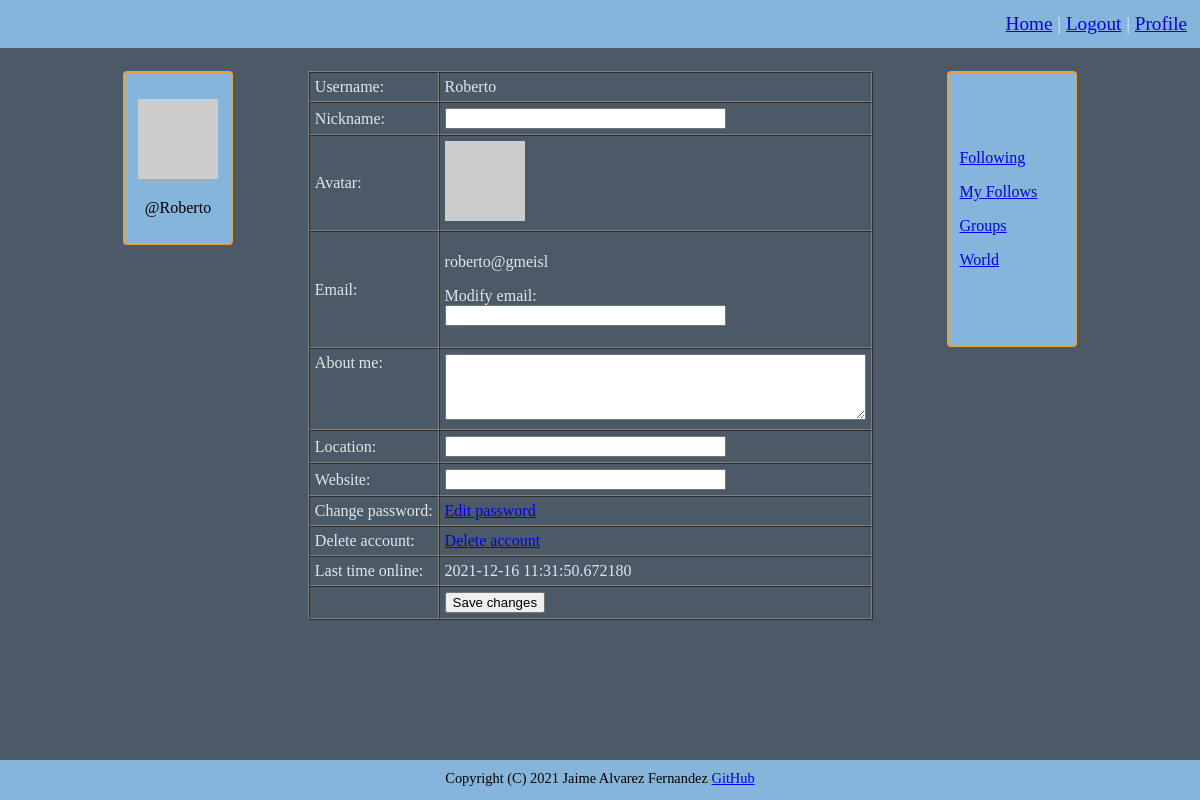
The page /profile (signed in) on the database as committed earlier.
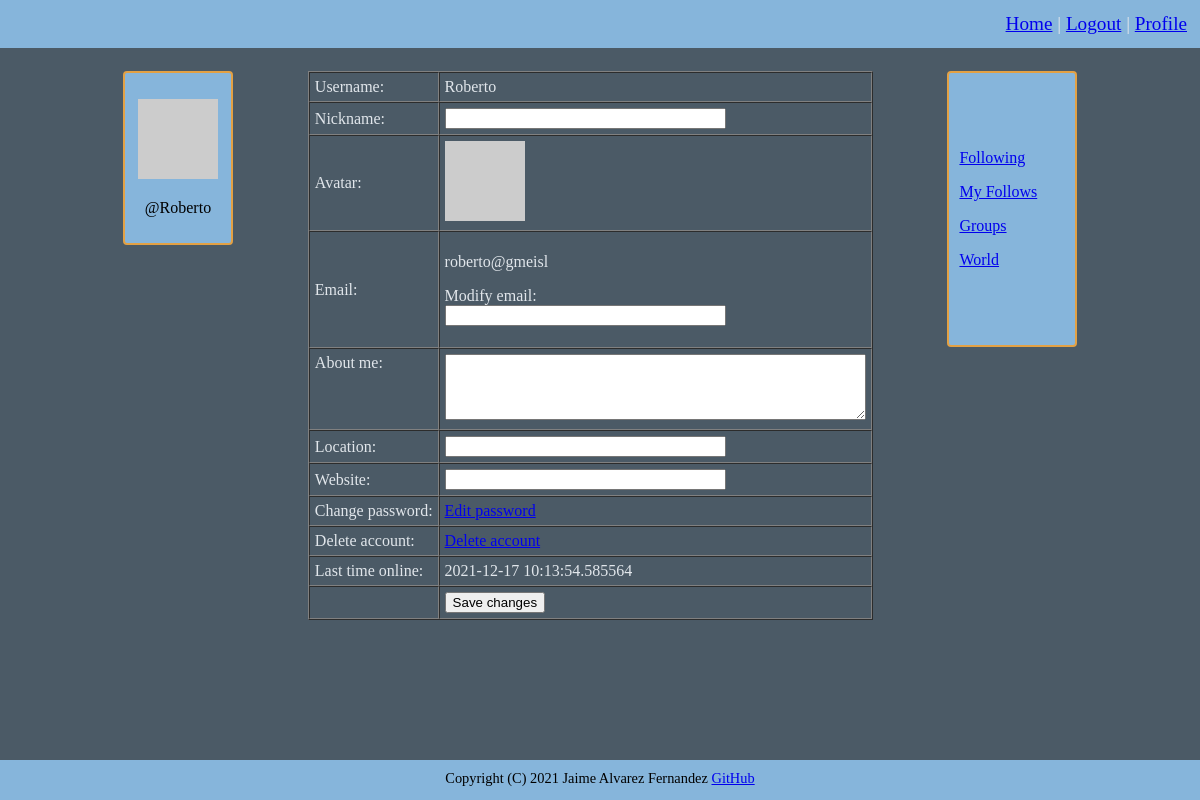
The same page on the database as committed later.
### connect/models.py (models this page shows, shortened)
class User(UserMixin, db.Model):
    id = db.Column(db.Integer, primary_key=True)
    username = db.Column(db.String(64), index=True, unique=True)
    email = db.Column(db.String(120), index=True, unique=True)
    nickname = db.Column(db.String(64))
    password = db.Column(db.String(128))
    about_me = db.Column(db.String(140))
    location = db.Column(db.String(64))
    website = db.Column(db.String(120))
    last_seen = db.Column(db.DateTime, default=datetime.datetime.utcnow)
    posts = db.relationship('Posts', backref='author', lazy='dynamic')
    friends = db.relationship('Friends', backref='anchor', lazy='dynamic')
    followed = db.relationship('User',
                               secondary=followers,
                               primaryjoin=(followers.c.follower_id == id),
                               secondaryjoin=(followers.c.followed_id == id),
                               backref=db.backref('followers', lazy='dynamic'), lazy='dynamic')
    starred = db.relationship('Posts',
                              secondary=stars,
                              backref=db.backref('awarded_stars', lazy='dynamic'), lazy='dynamic')
    def avatar(self, size):
        digest = md5(self.email.lower().encode('utf-8')).hexdigest()
        return f'https://www.gravatar.com/avatar/{digest}?d=identicon&s={size}'

### connect/routing.py (the view)
@app.route('/profile', methods=['GET', 'POST'])
@flask_login.login_required
def profile():
    form = forms.EditProfileForm()
    if form.validate_on_submit():
        if form.user_email.data != '':
            flask_login.current_user.email = form.user_email.data
        flask_login.current_user.about_me = form.about_me.data
        flask_login.current_user.location = form.location.data
        flask_login.current_user.website = form.website.data
        flask_login.current_user.nickname = form.nickname.data
        db.session.commit()
        flask.flash('Your changes have been saved.')
        return flask.redirect(flask.url_for('profile'))
    elif flask.request.method == 'GET':
        form.user_email.data = ''
        form.nickname.data = flask_login.current_user.nickname
        form.about_me.data = flask_login.current_user.about_me
        form.website.data = flask_login.current_user.website
        form.location.data = flask_login.current_user.location
    return flask.render_template('profile.html', user=flask_login.current_user, form=form, title='Profile')

### connect/forms.py (shortened to what this page needs)
class EditProfileForm(FlaskForm):
    user_email = wtforms.StringField('Email', validators=[validators.Optional(),
                                                          validators.Regexp(r'^[a-zA-Z0-9_.]+@[a-zA-Z0-9_.]+$',
                                                                            message='Please enter a valid email')])
    about_me = wtforms.TextAreaField('About me', validators=[validators.Length(min=0, max=140)])
    nickname = wtforms.StringField('Nickname', validators=[validators.Length(min=0, max=25)])
    submit = wtforms.SubmitField('Save changes')
    location = wtforms.StringField('Location', validators=[validators.Optional()])
    website = wtforms.StringField('Website', validators=[validators.Optional()])

### connect/models.py (called while the page is built)
@login.user_loader
def load_user(user_id):
    return User.query.get(int(user_id))

### connect/routing.py (called while the page is built)
@app.before_request
def before_request():
    if flask_login.current_user.is_authenticated:
        flask_login.current_user.last_seen = datetime.datetime.utcnow()
        db.session.commit()

### connect/templates/profile.html (shortened to what this page needs)
{% extends "general_template.html" %}
{% block content %}
<div id="profile">
        <form action="" method="post" novalidate>
            <table cellspacing="0" cellpadding="5" border="1">
                <tr>
                    <td>Username:</td>
                    <td>{{ user.username }}</td>
                </tr>
                <tr>
                    <td>{{ form.nickname.label }}:</td>
                    <td>
                        {{ form.nickname(size=32, autocomplete=off) }}<br>
                    </td>
                </tr>
                <tr>
                    <td>Avatar:</td>
                    <td><img src="{{ user.avatar(80) }}"></td>
                </tr>
                <tr>
                    <td>{{ form.user_email.label }}:</td>
                    <td>
                        <p>
                            {{ user.email }}
                        </p>
                        <p>
                            Modify email:<br>
                            {{ form.user_email(size=32, autocomplete=off) }}<br>
                        </p>
                    </td>
                </tr>
                <tr>
                    <td valign="top">{{ form.about_me.label }}:</td>
                    <td>
                        {{ form.about_me(cols=50, rows=4) }}<br>
                    </td>
                </tr>
                <tr>
                    <td>
                        {{ form.location.label }}:
                    </td>
                    <td>
                        {{ form.location(size=32) }}<br>
                    </td>
                </tr>
                <tr>
                    <td>
                        {{ form.website.label }}:
                    </td>
                    <td>
                        {{ form.website(size=32) }}<br>
                    </td>
                </tr>
                <tr valign="top">
                    <td>Change password:</td>
                    <td>
                         <a href="{{url_for('change_password')}}">Edit password</a>
                    </td>
                </tr>
                <tr>
                    <td>Delete account:</td>
                    <td>
                        <a href="{{ url_for('delete_account') }}">Delete account</a>
                    </td>
                </tr>
                <tr>
                    <td>Last time online:</td>
                    <td>{% if user.last_seen %}{{ user.last_seen }}{% endif %}</td>
                </tr>
                <tr>
                    <td></td>
                    <td>{{ form.submit() }}</td>
                </tr>
            </table>
        </form>
    </div>
{% endblock %}

### connect/templates/general_template.html (shortened to what this page needs)
<!DOCTYPE html>
<html lang="en">
<head>
    <link href="{{ url_for('static', filename='css/style.css') }}" rel="stylesheet" type="text/css" />
</head>
<body>
<header>
    <table width="100%">
        <tr>
            <td>
            </td>
            <td>
                <nav id="global_links">
                <a href="{{ url_for('index') }}">Home</a> |
                {% if current_user.is_anonymous %}
                <a href="{{ url_for('login') }}">Login</a> |
                <a href="{{ url_for('sign_in') }}">Register</a>
                {% else %}
                <a href="{{ url_for('logout') }}">Logout</a> |
                <a href="{{ url_for('profile') }}">Profile</a>
                {% endif %}
                </nav>
            </td>
        </tr>
    </table>
</header>
<div id="main_table">
    <table border="0" width="100%">
        <tr>
            <td width="10%" valign="top">
                {% if current_user.is_authenticated %}
                <div id="left_side">
                    {% include '_profile.html' %}
                </div>
                {% endif %}
            </td>
            <td width="70%" align="center" valign="top">
                {% block content %}{% endblock %}
            </td>
            <td width="13%" valign="top">
                {% if current_user.is_authenticated %}
                <div id="right_side">
                    {% include '_links.html' %}
                </div>
                {% endif %}
            </td>
        </tr>
    </table>
</div>
<footer>
    Copyright (C) 2021 Jaime Alvarez Fernandez
    <a href="https://github.com/Jaime-alv">GitHub</a>
</footer>
</body>
</html>

### connect/templates/_profile.html (shortened to what this page needs)
{% if user and user != current_user %}
    <p>
        <img src="{{ user.avatar(128) }}">
    </p>
    <p>
        {% if user.nickname is not none %}
        {{ user.nickname }}<br>
        {% elif user.nickname == '' %}
        {% endif %}
        @{{ user.username }}
    </p>
    <p>
        {% if not current_user.is_following(user) %}
        <form method="post" action="{{ url_for('follow', username=user.username) }}">
            {{ e_form.hidden_tag() }}
            {{ e_form.submit(value='Follow') }}
        </form>
        {% else %}
        <form method="post" action="{{ url_for('unfollow', username=user.username) }}">
            {{ e_form.hidden_tag() }}
            {{ e_form.submit(value='Unfollow') }}
        </form>
        {% endif %}
    </p>
    <p class="justify_text">
        {% if user.about_me is not none %}
        {{ user.about_me }}
        {% elif user.about_me == '' %}
        {% endif %}
    </p>
    <p>
        {% if user.location is not none %}
        {{ user.location }}
        {% elif user.location == '' %}
        {% endif %}
    </p>
    <p>
        {% if user.website is not none %}
        <a href="{{ user.website }}">{{ user.website }}</a>
        {% elif user.website == '' %}
        {% endif %}
    </p>
{% else %}
    <p>
        <img src="{{ current_user.avatar(128) }}">
    </p>
    <p>
        @{{ current_user.username }}
    </p>
{% endif %}

### connect/templates/_links.html
<nav class="justify_text" style="padding:10px;">
    <p>
        <a href="{{ url_for('following') }}">Following</a>
    </p>
    <p>
        <a href="{{ url_for('followed') }}">My Follows</a>
    </p>
    <p>
        <a href="groups">Groups</a>
    </p>
    <p>
        <a href="messages">World</a>
    </p>
</nav>

### connect/static/css/style.css (style rules this page uses)
body { font-family: Verdana; background: #4b5a66; color: #e1e6eb; min-height: 100vh; margin: 0; }
footer { min-height:20px; background:PapayaWhip; color: black; font-size:90%; text-align:center; padding:10px; background: #86b5db; }
header { font-size: 120%; background: #86b5db; padding:10px; }
#global_links { text-align:right; padding: 0px; }
#main_table { margin: 20px 10% 0px 10%; }
#right_side { margin: 0px 0px 0px 0%; align: right; font-size: 100%; text-align: center; border: 2px solid #e3a144; border-radius: 4px; background: #86b5db; padding: 50px 0px 50px 0px; }
#left_side { border: 2px solid #e3a144; text-align: center; border-radius: 4px; background: #86b5db; color: black; padding: 10px; }
.justify_text { text-align: justify; text-justify: inter-word; }
body { display:flex; flex-direction:column; }
footer { margin-top:auto; }

Rows that differ between the two databases and show on the page:
changed User "Roberto": last_seen "2021-12-16 11:31:50.672180" → "2021-12-17 10:13:54.585564"
